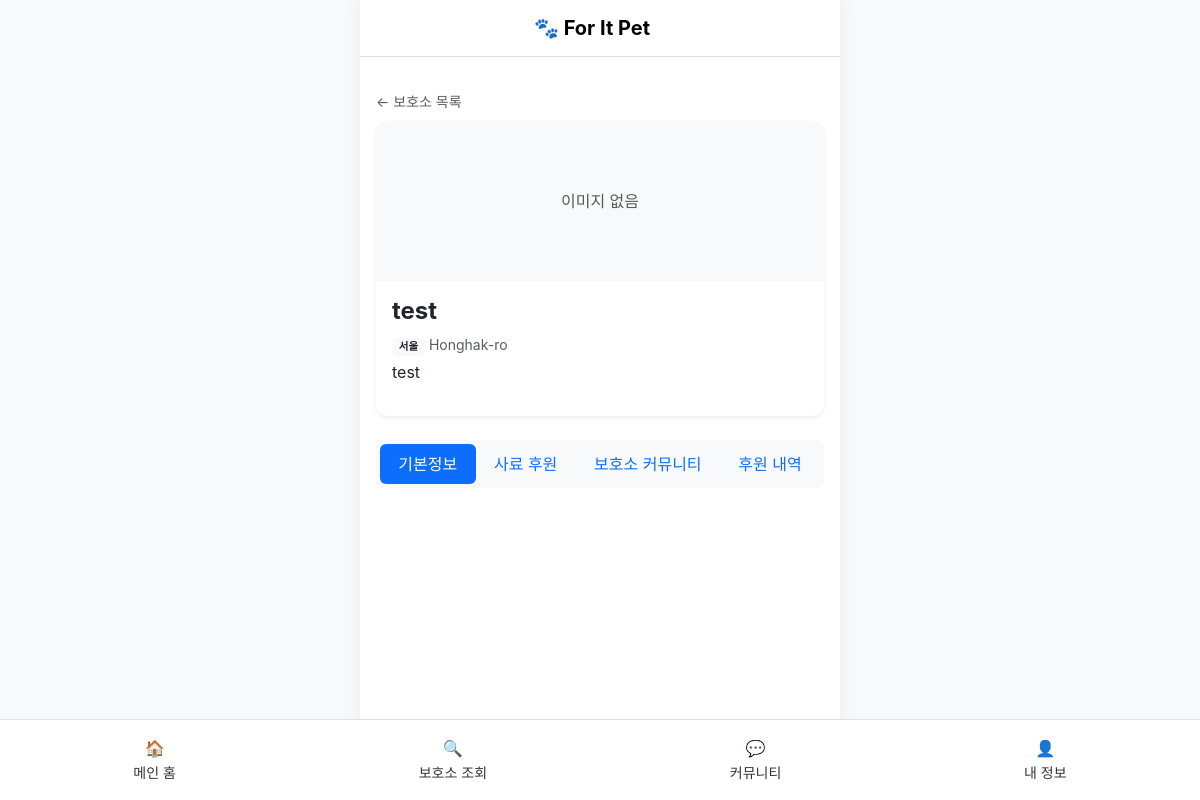
The app's page /shelter/1/ with its own data.
### shelter/models.py (models this page shows, shortened)
class Shelter(models.Model):
    REGION_CHOICES = [
        ('서울', '서울'), ('부산', '부산'), ('대구', '대구'), ('인천', '인천'), ('광주', '광주'),
        ('대전', '대전'), ('울산', '울산'), ('세종', '세종'), ('경기', '경기'), ('강원', '강원'),
        ('충북', '충북'), ('충남', '충남'), ('전북', '전북'), ('전남', '전남'), ('경북', '경북'),
        ('경남', '경남'), ('제주', '제주'),
    ]
    name = models.CharField(max_length=100, verbose_name="보호소명")
    region = models.CharField(max_length=20, choices=REGION_CHOICES, default='서울', verbose_name="지역")
    address = models.CharField(max_length=200, verbose_name="주소")
    phone = models.CharField(max_length=20, blank=True, verbose_name="연락처")
    description = models.TextField(verbose_name="보호소소개")
    image = models.ImageField(upload_to='shelters/', verbose_name="보호소이미지", blank=True, null=True)
    target_product = models.ForeignKey(Product, on_delete=models.SET_NULL, null=True, blank=True, verbose_name="필요사료")

### shelter/views.py (the view)
# urls.py: path('<int:pk>/', views.shelter_detail_info, name='shelter_detail'),  # 기본 진입은 기본정보
def shelter_detail_info(request, pk):
    shelter = get_object_or_404(Shelter, pk=pk)
    return render(request, 'shelter/shelter_info.html', {'shelter': shelter})

### templates/shelter/shelter_info.html (shortened to what this page needs)
{% extends 'base.html' %}
{% block content %}
<div class="py-3">
    <a href="{% url 'shelter_list' %}" class="text-decoration-none text-muted small">← 보호소 목록</a>
    <div class="card border-0 shadow-sm mt-2 overflow-hidden" style="border-radius: 12px;">
        {% if shelter.image %}
        <img src="{{ shelter.image.url }}" class="img-fluid" style="max-height: 200px; object-fit: cover;">
        {% else %}
        <div class="bg-light d-flex align-items-center justify-content-center text-muted" style="height: 160px;">이미지 없음</div>
        {% endif %}
        <div class="card-body">
            <h4 class="fw-bold">{{ shelter.name }}</h4>
            <p class="text-muted small mb-1"><span class="badge bg-light text-dark">{{ shelter.get_region_display }}</span> {{ shelter.address }}</p>
            <p class="mb-0">{{ shelter.description|linebreaks }}</p>
        </div>
    </div>
    <ul class="nav nav-pills nav-fill bg-light rounded p-1 mt-4" role="tablist">
        <li class="nav-item"><a class="nav-link active" href="{% url 'shelter_detail_info' shelter.pk %}">기본정보</a></li>
        <li class="nav-item"><a class="nav-link" href="{% url 'shelter_donate' shelter.pk %}">사료 후원</a></li>
        <li class="nav-item"><a class="nav-link" href="{% url 'shelter_community_list' shelter.pk %}">보호소 커뮤니티</a></li>
        <li class="nav-item"><a class="nav-link" href="{% url 'shelter_donations' shelter.pk %}">후원 내역</a></li>
    </ul>
</div>
{% endblock %}

### templates/base.html (style rules this page uses)
body { font-family: 'Pretendard', -apple-system, sans-serif; background-color: #f8f9fa; }

### records on screen
Shelter: name "test", region "서울", address "Honghak-ro", description "test"
